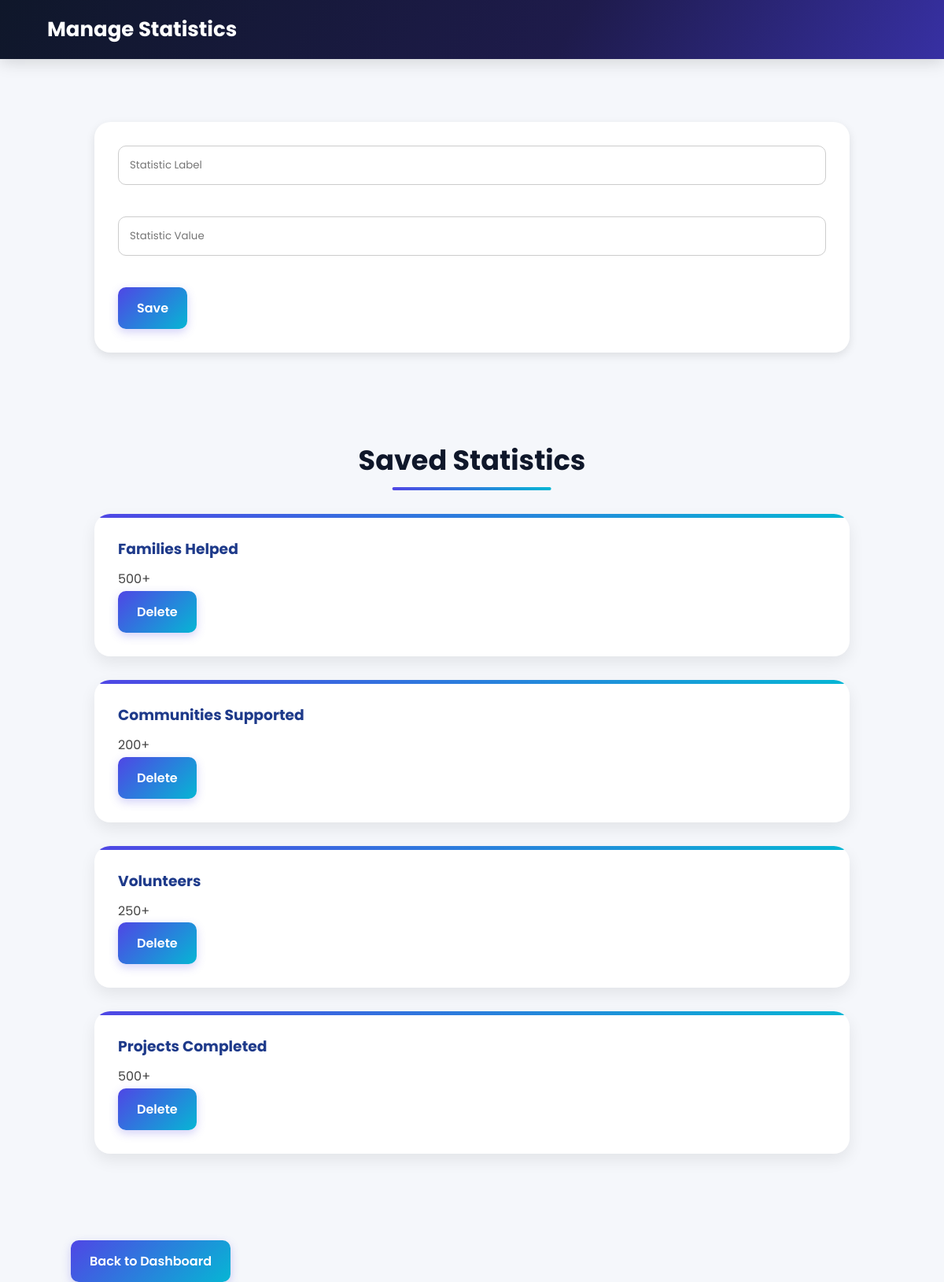
Screenshot of /manage-statistics (signed in) with the database file from the repository.
### tables this page shows
CREATE TABLE statistics(
    id INTEGER PRIMARY KEY AUTOINCREMENT,
    label TEXT,
    value TEXT
    );

### app.py (the view, shortened to what this page needs)
@app.route('/manage-statistics', methods=['GET', 'POST'])
def manage_statistics():
    if 'name' not in session:
        return redirect('/login')
    conn = sqlite3.connect("student.db")
    cursor = conn.cursor()
    cursor.execute("SELECT * FROM statistics")
    statistics = cursor.fetchall()
    conn.close()
    return render_template(
        "manage_statistics.html",
        statistics=statistics
    )

### templates/manage_statistics.html (shortened to what this page needs)
<!DOCTYPE html>
<html>
<head>
    <link rel="stylesheet" href="{{ url_for('static', filename='style.css') }}">
</head>
<body>
<header>
    <h1>Manage Statistics</h1>
</header>
<div class="container">
    <section>
        <form method="POST">
            <input type="text"
                   name="label"
                   placeholder="Statistic Label"
                   required>
            <br><br>
            <input type="text"
                   name="value"
                   placeholder="Statistic Value"
                   required>
            <br><br>
            <button type="submit">
                Save
            </button>
        </form>
    </section>
    <section>
        <h2>Saved Statistics</h2>
        {% for stat in statistics %}
        <div class="card">
            <h3>{{ stat[1] }}</h3>
            <p>{{ stat[2] }}</p>
            <a href="/delete-statistics/{{ stat[0] }}">
                <button type="button">
                    Delete
                </button>
            </a>
        </div>
        {% endfor %}
    </section>
    <a href="/dashboard">
        <button type="button">
            Back to Dashboard
        </button>
    </a>
</div>
</body>
</html>

### static/style.css (style rules this page uses)
:root { --primary: #4f46e5; --primary-light: #6366f1; --primary-dark: #3730a3; --secondary: #06b6d4; --teal: #0d9488; --teal-light: #14b8a6; --amber: #d97706; --amber-light: #f59e0b; --rose: #e11d48; --rose-light: #fb7185; --dark: #0f172a; --gray: #64748b; --light-bg: #f5f7fb; }
* { margin: 0; padding: 0; box-sizing: border-box; font-family: 'Poppins', Arial, sans-serif; }
html { overflow-x: hidden; scroll-behavior: smooth; }
body { background: var(--light-bg); overflow-x: hidden; }
nav, header { background: linear-gradient( 120deg, var(--dark) 0%, #1e1b4b 60%, var(--primary-dark) 100% ); padding: 18px 60px; display: flex; flex-wrap: wrap; justify-content: space-between; align-items: center; position: sticky; top: 0; z-index: 100; row-gap: 12px; box-shadow: 0 4px 20px rgba(0, 0, 0, 0.15); }
header h1 { color: white; margin: 0; font-size: 26px; font-weight: 700; }
.container { width: 85%; max-width: 1200px; margin: auto; margin-top: 50px; }
section { margin-bottom: 50px; padding: 30px; }
section h2 { text-align: center; font-size: 35px; font-weight: 700; color: #0f172a; margin-bottom: 30px; position: relative; display: inline-block; left: 50%; transform: translateX(-50%); }
section h2::after { content: ''; width: 70%; height: 4px; background: linear-gradient( 90deg, var(--primary), var(--secondary) ); display: block; margin: auto; margin-top: 8px; border-radius: 10px; }
.card { background: white; border-radius: 20px; padding: 30px; margin-bottom: 30px; box-shadow: 0 8px 20px rgba(0, 0, 0, 0.08); transition: 0.3s; position: relative; overflow: hidden; }
.card::before { content: ''; position: absolute; top: 0; left: 0; right: 0; height: 5px; background: linear-gradient( 90deg, var(--primary), var(--secondary) ); }
.card h3 { color: #1e3a8a; margin-bottom: 10px; }
.card p { line-height: 1.8; color: #444; }
button { background: linear-gradient( 135deg, var(--primary), var(--secondary) ); color: white; border: none; padding: 14px 24px; border-radius: 10px; cursor: pointer; font-size: 16px; font-weight: 600; box-shadow: 0 4px 12px rgba(79, 70, 229, 0.25); transition: transform 0.2s ease, box-shadow 0.2s ease, filter 0.2s ease; }
form { background: white; padding: 30px; border-radius: 20px; box-shadow: 0 4px 12px rgba(0, 0, 0, 0.1); }
input, textarea { width: 100%; padding: 14px; margin-bottom: 15px; border: 1px solid #ccc; border-radius: 10px; outline: none; }

### rows the page displays
statistics: label "Families Helped", value "500+"
statistics: label "Communities Supported", value "200+"
statistics: label "Volunteers", value "250+"
statistics: label "Projects Completed", value "500+"
